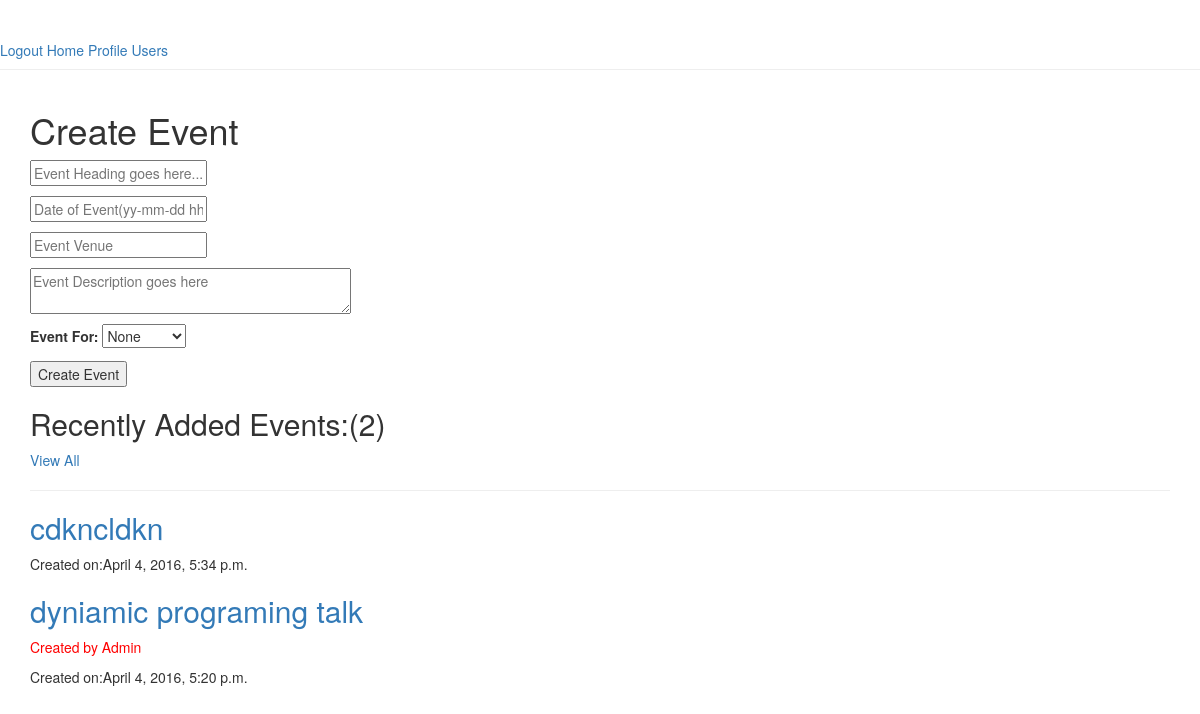
Before: /codehub/event/create (signed in) with the older database file.
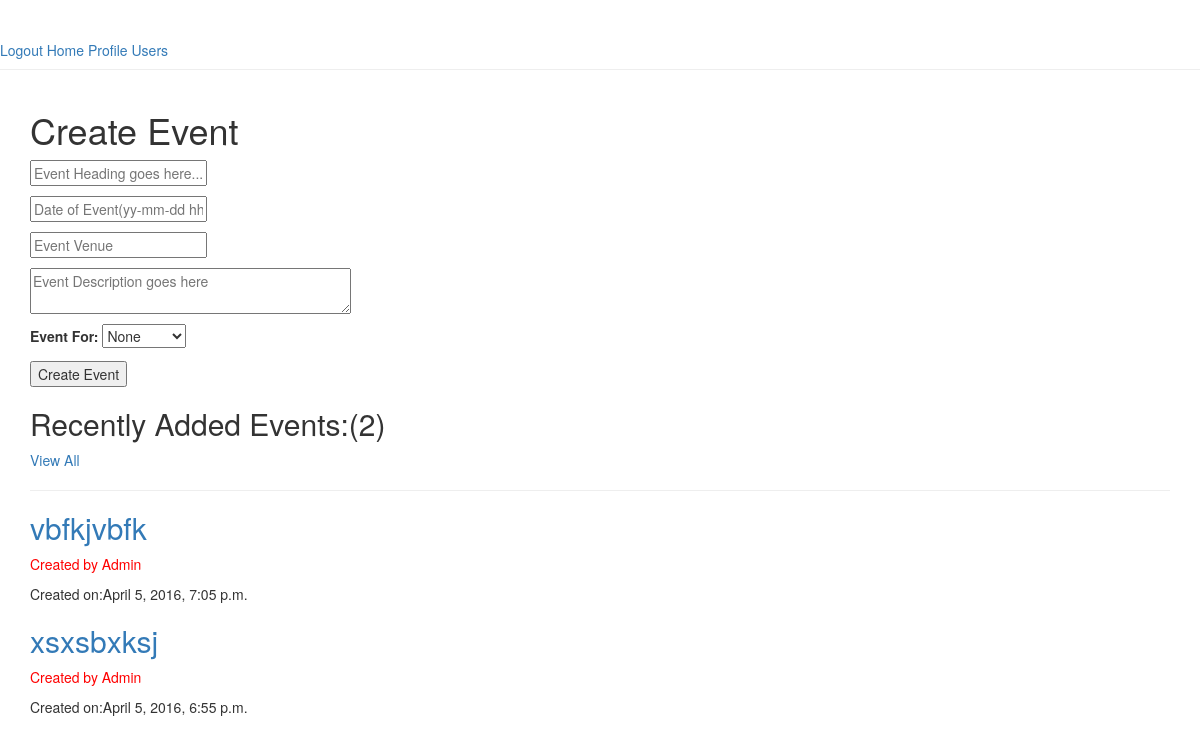
After: the same page with the newer database file.
### app/models.py (models this page shows)
class CodehubCreateEventModel(models.Model):
    user = models.ForeignKey(User)
    event_heading = models.CharField(max_length = 100)
    event_date = models.DateTimeField(null = True)
    event_venue = models.CharField(max_length = 100)
    event_description = models.CharField(max_length = 200)
    event_for  = models.CharField(max_length = 25)#basic or advanced
    timeStamp = models.DateTimeField()
    def __str__(self):
        return self.event_heading

### app/views.py (the view)
    def wrapper(request,*args,**kwargs):
        if not request.user.is_authenticated():
            return redirect('login_view')
        return func(request,*args,**kwargs)

### app/forms.py
class CodehubCreateEventForm(forms.ModelForm):
    CHOICES = (('None','None'),('Basic', 'Basic'),('Advanced', 'Advanced'),)
    event_heading = forms.CharField(label = '',widget = forms.TextInput(attrs = {'placeholder':'Event Heading goes here...'}),max_length = 50)
    event_date = forms.DateTimeField(label = '',widget = forms.TextInput(attrs = {'placeholder':'Date of Event(yy-mm-dd hh:mm)'}),required = False)
    event_description = forms.CharField(label = '',widget = forms.Textarea(attrs = {'placeholder':'Event Description goes here','rows':'2','cols':'40'}))
    event_venue = forms.CharField(label = '',widget = forms.TextInput(attrs = {'placeholder':'Event Venue'}),max_length = 100,required = False)
    event_for = forms.ChoiceField(label = 'Event For:',choices = CHOICES,required =True)
    class Meta:
        model = CodehubCreateEventModel
        fields = ['event_heading','event_date','event_venue','event_description','event_for']

### app/views.py (called while the page is built)
def loginRequired(func):
    def wrapper(request,*args,**kwargs):
        if not request.user.is_authenticated():
            return redirect('login_view')
        return func(request,*args,**kwargs)
    return wrapper

### app/templates/codehub/create_event.html (shortened to what this page needs)
{% extends 'base.html' %}
{% block content %}
<h1>Create Event</h1>
<form method="post">
{{ form.as_p }}
<input type='submit' name='create_event' value='Create Event'/>
</form>
<h2>Recently Added Events:({{ events.count }})</h2>
<a href="/codehub/events/">View All</a>
<hr/>
{% for event in events %}
  <h2><a href="{% url 'codehub_event_details' event.id %}">{{ event }}</a></h2>
  {% if event.user.is_superuser == 1 %}
    <p style='color:red'>Created by Admin</p>
  {% endif %}
  Created on:{{ event.timeStamp }}
{% endfor %}
{% endblock %}

Changed rows visible on the page:
removed CodehubCreateEventModel: event_heading "cdkncldkn", timeStamp "April 4, 2016, 5:34 p.m."
removed CodehubCreateEventModel: event_heading "dyniamic programing talk", shows "Created by Admin", timeStamp "April 4, 2016, 5:20 p.m."
added CodehubCreateEventModel: event_heading "vbfkjvbfk", shows "Created by Admin", timeStamp "April 5, 2016, 7:05 p.m."
added CodehubCreateEventModel: event_heading "xsxsbxksj", shows "Created by Admin", timeStamp "April 5, 2016, 6:55 p.m."
